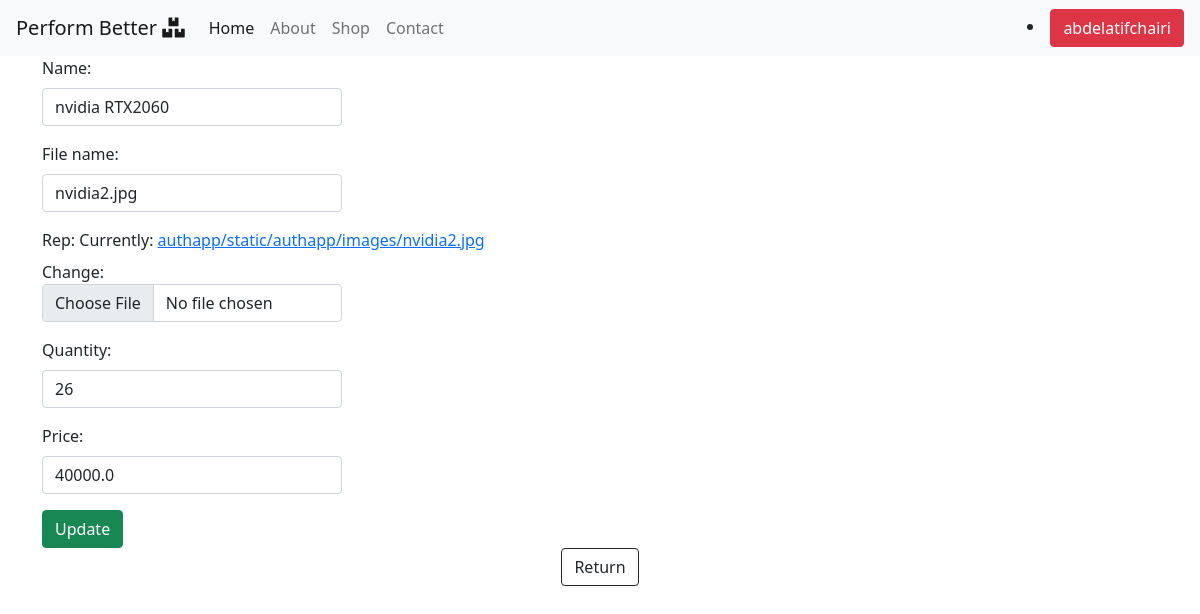
The page /update_item/8/ (signed in) on the database its author committed.
### authapp/models.py (models this page shows)
class GraphiCards(models.Model):
    name = models.CharField(max_length=30)
    file_name = models.CharField(default='145',max_length=30)
    Rep = models.FileField(upload_to='authapp/static/authapp/images')
    Quantity = models.IntegerField()
    Price = models.FloatField()
    def __str__(self):
        return self.name

### authapp/views.py (the view)
# urls.py: path('update_item/<str:pk>/', updateitem, name="update_item"),
@permission_required('authapp.update_item', raise_exception=True)
@login_required
def updateitem(request, pk):
    graphiCards = GraphiCards.objects.get(id=pk)
    print(graphiCards)
    form = GraphicForm(instance=graphiCards)
    if request.method == 'POST':
        form = GraphicForm(request.POST, instance=graphiCards)
        if form.is_valid():
            form.save()
            redirect('authapp/dashboard.html')
    context = {'orders': form}
    print(form)
    return render(request, 'authapp/update_item.html', context)

### authapp/forms.py
class GraphicForm(forms.ModelForm):
    class Meta:
        model = GraphiCards
        fields = ('name','file_name', 'Rep','Quantity','Price', )
        widgets = {
            'name': TextInput(attrs={
                'class': "form-control",
                'style': 'max-width: 300px;',
                'placeholder': 'name'
                }),
            'file_name': TextInput(attrs={
                'class': "form-control",
                'style': 'max-width: 300px;',
                'placeholder': 'file_name'
                }),
            'Rep': ClearableFileInput(attrs={
                'class': "form-control",
                'style': 'max-width: 300px;',
                'placeholder': 'file path'
            }),
            'Quantity': NumberInput(attrs={
                'class': "form-control",
                'style': 'max-width: 300px;',
                'placeholder': 'Quantity'
            }),
            'Price': NumberInput(attrs={
                'class': "form-control",
                'style': 'max-width: 300px;',
                'placeholder': 'Price'
            })
        }

### authapp/templates/authapp/update_item.html (shortened to what this page needs)
{% extends "base.html" %}
{% load static %}
{% block content %}
<div class="main">
    <form method="POST">
        {{ orders.as_p }}
        <a href="{% url 'authapp:dashboard' %}">
        <input class="btn btn-success" type="submit" value="Update" >
            </a>
    </form>
    <div class="card-footer p-4 pt-0 border-top-0 bg-transparent">
        <div class="text-center"><a class="btn btn-outline-dark mt-auto" href="{% url 'authapp:dashboard' %}" target="_blank">Return</a></div>
    </div>
</div>
{% endblock %}

### authapp/templates/navbar.html (shortened to what this page needs)
<nav class="navbar navbar-expand-lg navbar-light bg-light">
    <a class="navbar-brand" href="#">Perform Better <i class="fas fa-boxes"></i></a>
    <div class="collapse navbar-collapse" id="navbarSupportedContent">
        {% if request.user.is_authenticated %}
        <ul class="navbar-nav mr-auto">
            <li class="nav-item active">
                <a class="nav-link" href="{% url 'authapp:dashboard' %}">Home <span class="sr-only">(current)</span></a>
            </li>
            <li class="nav-item">
                <a class="nav-link" href="#">About</a>
            </li>
            <li class="nav-item">
                <a class="nav-link" href="#">Shop</a>
            </li>
            <li class="nav-item">
                <a class="nav-link " href="#">Contact</a>
            </li>
        </ul>
        {% endif %}
        <span>
            {% if request.user.is_authenticated %}
            <li class="nav-item dropdown">
                <a class="btn btn-danger" id="navbarDropdown" href="#" role="button" data-bs-toggle="dropdown" aria-expanded="false">{{user.username}}</a>
            </li>
            {% else %}
            <div class="login__left">
                <a href="{% url 'authapp:login' %}" class="btn btn-secondary">Log-in</a>
                <a href="{% url 'authapp:register' %}" class="btn btn-info ">Register</a>
            </div>
            {% endif %}
        </span>
    </div>
</nav>

### rows shown on the page
GraphiCards: name "nvidia RTX2060", file_name "nvidia2.jpg", Quantity "26", Price "40000.0"

### other values the page prints
{{ user.username }} "abdelatifchairi"
